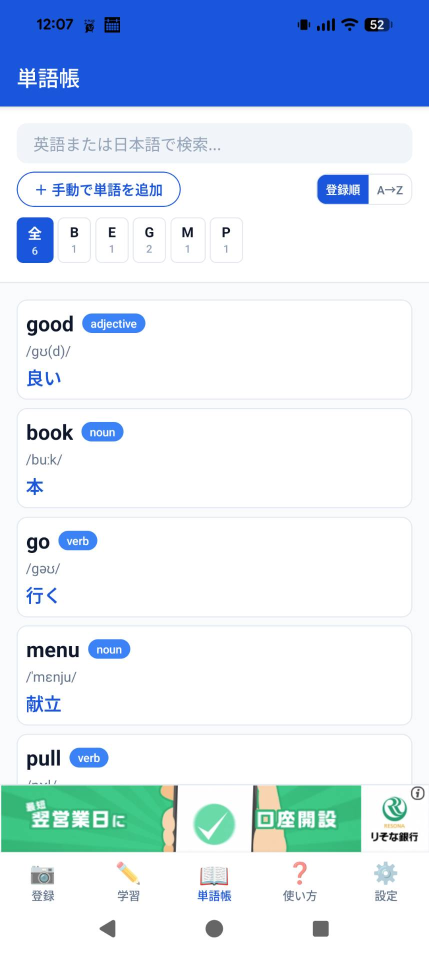
#> input picture docs/screenshots/01-wordlist.png, 858 x 1907 px (shown at 1/2 size); its folder holds only this picture in this run
$ python generate-tablet-screenshots.py
#> lines starting #> are read from the running program, lines starting #| are printed output that depends on the picture
#!/usr/bin/env python3
"""
Generate Play Store 10-inch-tablet screenshots from the existing phone
screenshots by centering each one on a 1080x1920 canvas (exact 9:16).

The originals are 858x1907 — Play Store accepts these for the phone
slot (aspect inside 1:2..2:1) but rejects them for the tablet slot
which requires strict 16:9 or 9:16 with sides 1080..7680 px.

Run from repo root:
    python3 scripts/generate-tablet-screenshots.py
Output:
    docs/screenshots/tablet/01-wordlist.png ... 06-result.png
"""
from pathlib import Path
from PIL import Image

ROOT = Path(__file__).resolve().parents[1]
SRC_DIR = ROOT / "docs" / "screenshots"
DST_DIR = ROOT / "docs" / "screenshots" / "tablet"

CANVAS_W, CANVAS_H = 1080, 1920
BG = (26, 86, 219)  # #1a56db, matches splash background


def main() -> None:
    DST_DIR.mkdir(parents=True, exist_ok=True)
    sources = sorted(p for p in SRC_DIR.glob("*.png") if p.is_file())
    for src in sources:
        phone = Image.open(src).convert("RGB")
#> phone is the input picture: PIL image 858x1907 RGB; mean R, G, B 213.5, 226.7, 241.5
        scale = CANVAS_H / phone.height
#> scale = 1.01
        new_w = round(phone.width * scale)
#> new_w = 864
        new_h = CANVAS_H
        if new_w > CANVAS_W:
            scale = CANVAS_W / phone.width
            new_w = CANVAS_W
            new_h = round(phone.height * scale)
        resized = phone.resize((new_w, new_h), Image.LANCZOS)
        canvas = Image.new("RGB", (CANVAS_W, CANVAS_H), BG)
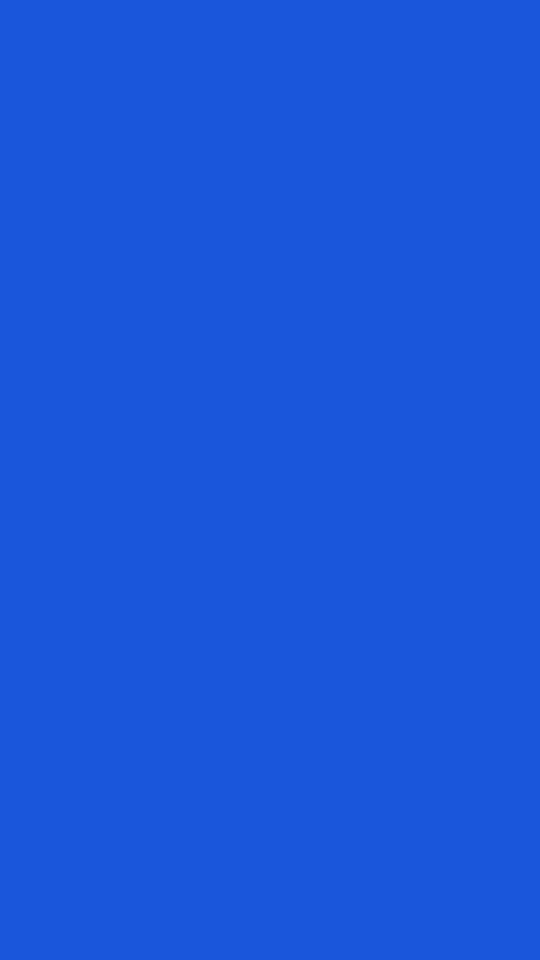
#> canvas: PIL image 1080x1920 RGB (shown at 1/2 size); mean R, G, B 26, 86, 219
        canvas.paste(resized, ((CANVAS_W - new_w) // 2, (CANVAS_H - new_h) // 2))
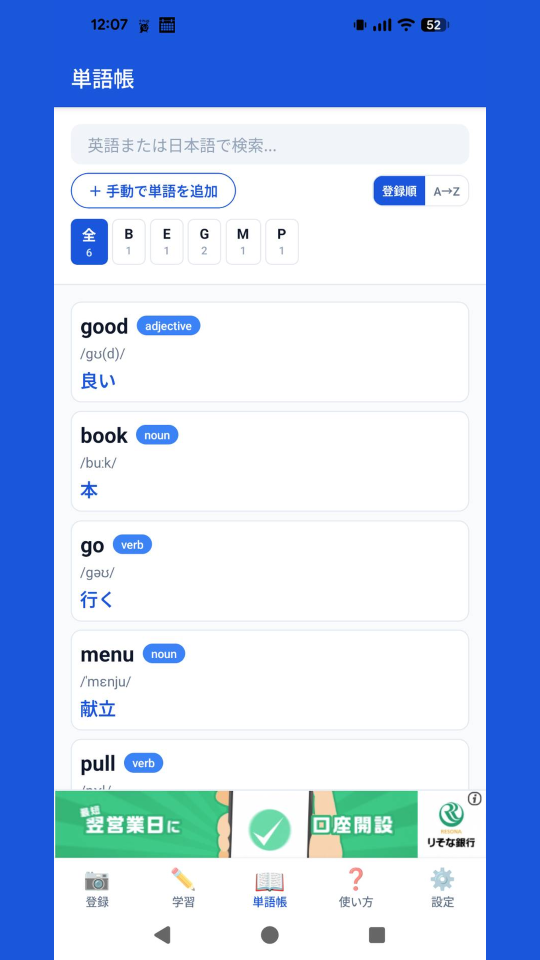
#> canvas: PIL image 1080x1920 RGB (shown at 1/2 size); mean R, G, B 176, 198.5, 237
        out = DST_DIR / src.name
        canvas.save(out, "PNG", optimize=True)
        print(f"Wrote {out.relative_to(ROOT)} ({CANVAS_W}x{CANVAS_H})")


if __name__ == "__main__":
    main()

$ run again, on docs/screenshots/03-ocr-review.png
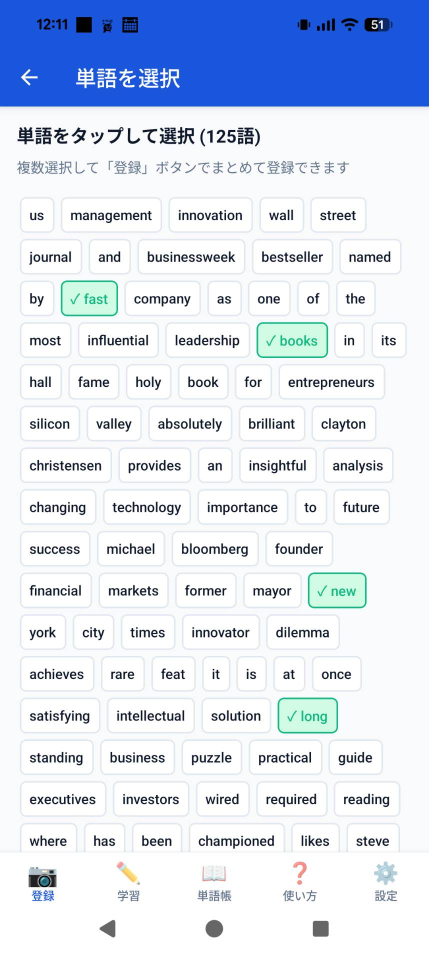
#> input picture docs/screenshots/03-ocr-review.png, 858 x 1907 px (shown at 1/2 size)
#> in main, phone is the input picture: PIL image 858x1907 RGB; mean R, G, B 215.2, 223.8, 239.1
#> in main, `resized = phone.resize((new_w, new_h), Image.LANCZOS)`:
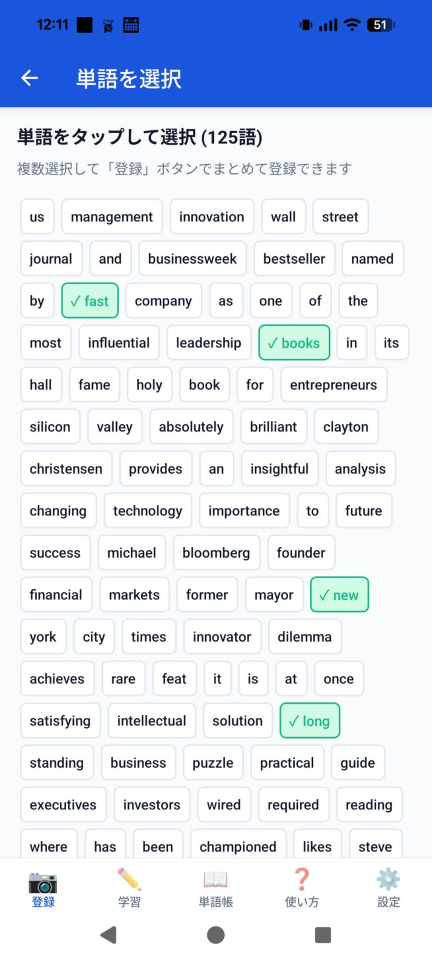
#> resized: PIL image 864x1920 RGB (shown at 1/2 size); mean R, G, B 215.1, 223.7, 239
#> in main, `canvas.paste(resized, ((CANVAS_W - new_w) // 2, (CANVAS_H - new_h) // ..`:
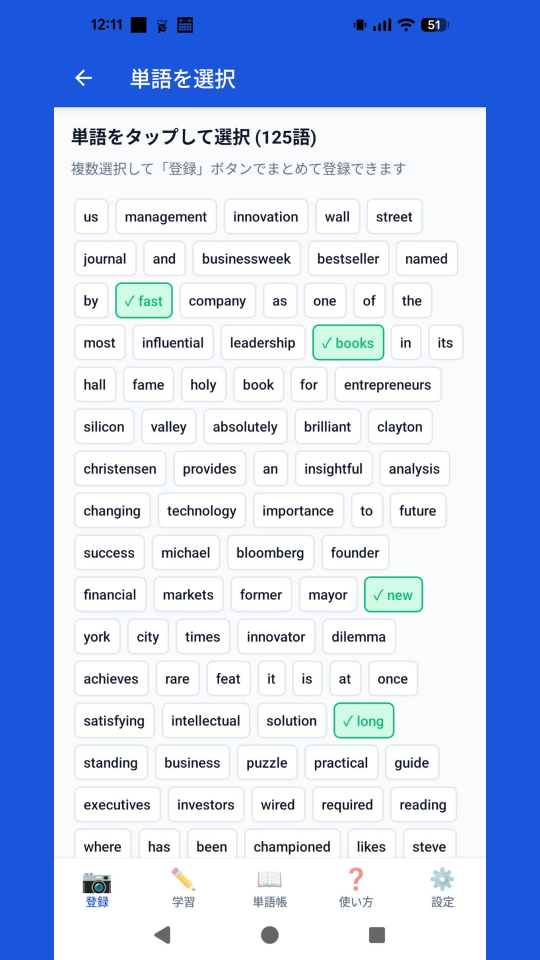
#> canvas: PIL image 1080x1920 RGB (shown at 1/2 size); mean R, G, B 177.3, 196.2, 235
